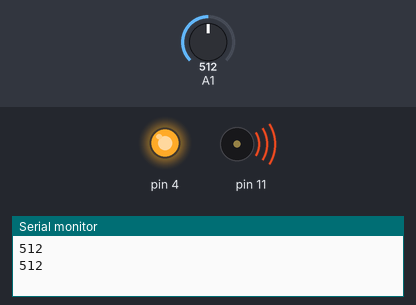
This sketch was run on a simulated Arduino Uno, built with avr-gcc and run on an emulated ATmega328P. On the bench: output pins drawn as LEDs (lit = HIGH), buzzer (waves = sounding), the last lines printed to the serial monitor. The inputs (shaded band) are chosen by the test bench; at power-on: A1 = 512.

Above: at 2.8 s.
2.9 s: A1 set to 160
6.4 s: A1 set to 139
At 8.5 s:
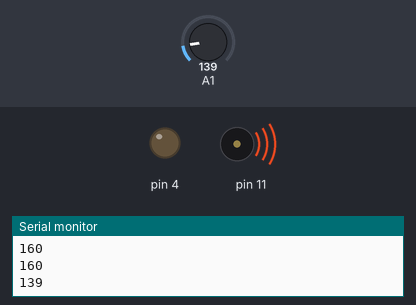
12.4 s: A1 set to 306
At 15.8 s:
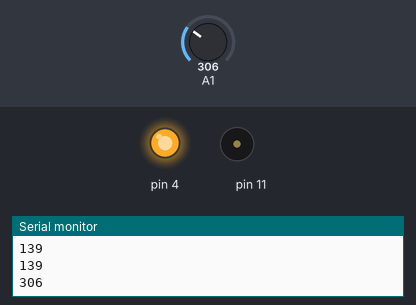
18.4 s: A1 set to 140
At 21.8 s:
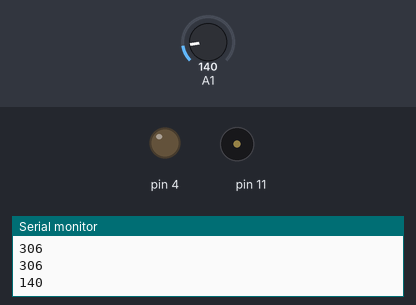
Timing chart, 0 to 25.4 s (numbered marks = the images above; inputs shaded):
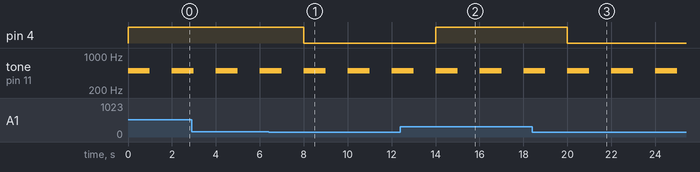

Measured:
- the behaviour switches between 151 and 150 on A1 (found by bisection; images 0 and 1)
- after the input at 6.4 s, pin 4: HIGH → LOW after 1.6 s
- after the input at 12.4 s, pin 4: LOW → HIGH after 1.6 s
- after the input at 18.4 s, pin 4: HIGH → LOW after 1.6 s
- by itself, tone on pin 11: alternates 500 Hz for 1.0 s and silent for 1.0 s

The sketch:

sensor.ino
```cpp
void setup() {
  // put your setup code here, to run once:
  Serial.begin(9600);
  pinMode(4,OUTPUT);

}

void loop() {
  // put your main code here, to run repeatedly:
  int sensor = analogRead(1);
  Serial.println(sensor);
  tone(11,500,1000);

  if(sensor > 150){
    digitalWrite(4,HIGH);
  }
  else{
    digitalWrite(4,LOW);
  }
  delay(2000);

}
```
